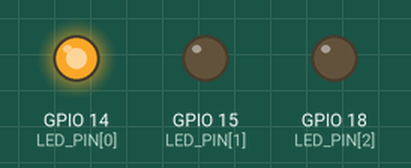
This program was run on a simulated Raspberry Pi (BCM pin numbers). Parts: output pins drawn as LEDs (lit = HIGH).

Above: at 0.05 s.
At 0.75 s:
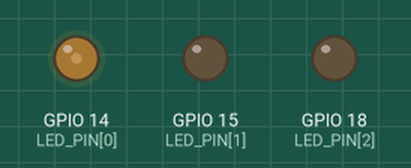
At 1.75 s:
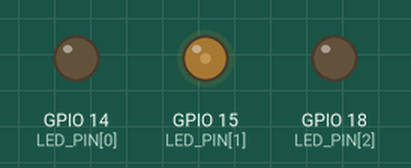
At 3.5 s:
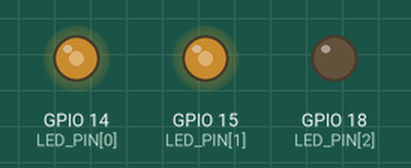
At 5.25 s:
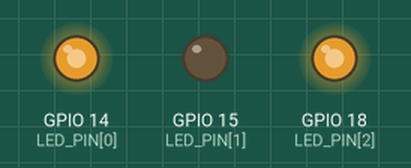
At 7.0 s:
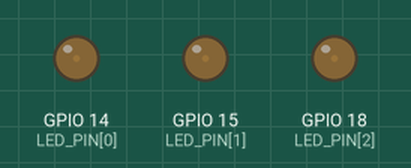
Timing chart, 0 to 9.1 s (numbered marks = the images above):
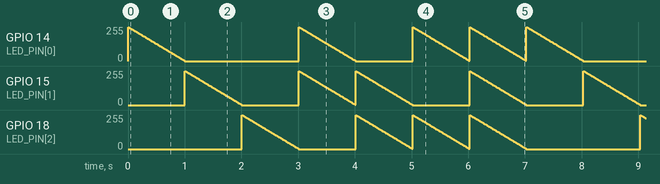

Measured:
- by itself, GPIO 14 (LED_PIN[0]), GPIO 15 (LED_PIN[1]), GPIO 18 (LED_PIN[2]): moves between 0/255 and 255/255, repeating every 7.0 s

The program:

led_christmas.py
```python
# coding: UTF-8
import RPi.GPIO as GPIO # I/O from GPIO
import time

# LED_PIN_A = 14    # Use GPIO no.14
# LED_PIN_B = 15
# LED_PIN_C = 18
LED_PIN = [14, 15, 18]

cycle_term = 1
PWM_range = 100
# term = cycle_term / PWM_range
term = 0.01

hertz = 50
pwmout = []

GPIO.setmode(GPIO.BCM)  # Set using GPIO no. mode

for PIN in LED_PIN:
    GPIO.setup(PIN, GPIO.OUT)   # Set GPIO output mode
    pwmout.append(GPIO.PWM(PIN, hertz))
for pwm in pwmout:
    pwm.start(0)

while(True):
    x = 0
    for x in range(PWM_range):
        # pwm_duty=[100*(1-(x/PWM_range)),0,0]
        pwm_duty=[100-x,0,0]
        LED_team=0
        for pwm in pwmout:
            pwm.ChangeDutyCycle(pwm_duty[LED_team])
            LED_team += 1
        time.sleep(term)

    x = 0
    for x in range(PWM_range):
        pwm_duty=[0,100-x,0]
        LED_team=0
        for pwm in pwmout:
            pwm.ChangeDutyCycle(pwm_duty[LED_team])
            LED_team += 1
        time.sleep(term)

    x = 0
    for x in range(PWM_range):
        pwm_duty=[0,0,100-x]
        LED_team=0
        for pwm in pwmout:
            pwm.ChangeDutyCycle(pwm_duty[LED_team])
            LED_team += 1
        time.sleep(term)

    x = 0
    for x in range(PWM_range):
        pwm_duty=[100-x,100-x,0]
        LED_team=0
        for pwm in pwmout:
            pwm.ChangeDutyCycle(pwm_duty[LED_team])
            LED_team += 1
        time.sleep(term)

    x = 0
    for x in range(PWM_range):
        pwm_duty=[0,100-x,100-x]
        LED_team=0
        for pwm in pwmout:
            pwm.ChangeDutyCycle(pwm_duty[LED_team])
            LED_team += 1
        time.sleep(term)

    x = 0
    for x in range(PWM_range):
        pwm_duty=[100-x,0,100-x]
        LED_team=0
        for pwm in pwmout:
            pwm.ChangeDutyCycle(pwm_duty[LED_team])
            LED_team += 1
        time.sleep(term)


    x = 0
    for x in range(PWM_range):
        pwm_duty=[100-x,100-x,100-x]
        LED_team=0
        for pwm in pwmout:
            pwm.ChangeDutyCycle(pwm_duty[LED_team])
            LED_team += 1
        time.sleep(term)

for pwm in pwmout:
    pwm.stop()
```
